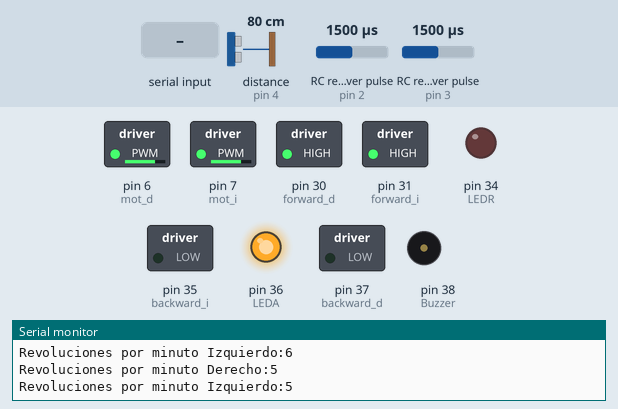
Bench run of a sketch on a simulated Arduino Mega 2560, built with avr-gcc and run on an emulated ATmega2560. Shown: switched loads named in the sketch (green lamp = pin HIGH), output pins drawn as LEDs (lit = HIGH), buzzer (waves = sounding, pin HIGH), the last lines printed to the serial monitor. Wiring (inferred from the names in the program): ultrasonic range finder: trigger pin 5; echo pin 4; 2 × RC receiver channel: data pin 2 / data pin 3. The inputs (shaded band) are chosen by the test bench; at power-on: distance to the obstacle (sensor on pin 4) 80 cm, RC receiver pulse (sensors on pin 3, pin 2) 1500 µs. The echo pulse lasts 58.3 µs per cm; pins used as bus, display or sensor lines are not drawn.

Above: at 1.2 s.
1.3 s: distance to the obstacle (sensor on pin 4) set to 18 cm
At 2.1 s:
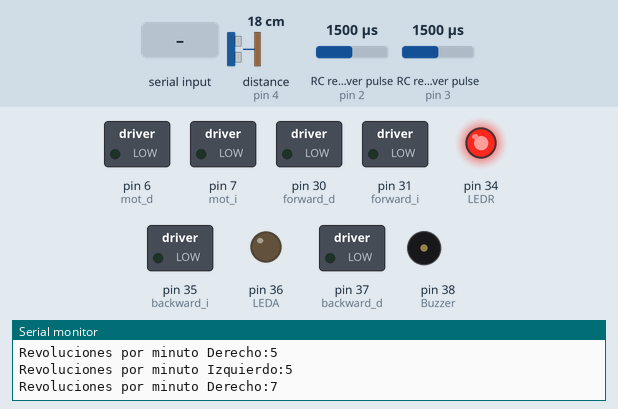
2.8 s: distance to the obstacle (sensor on pin 4) set to 35 cm
At 3.1 s:
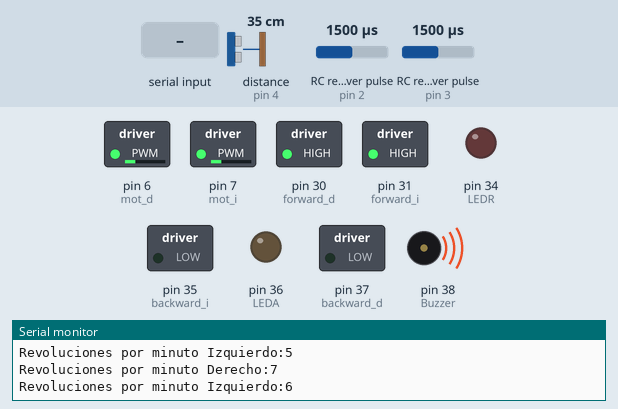
4.3 s: distance to the obstacle (sensor on pin 4) set to 250 cm
At 4.8 s:
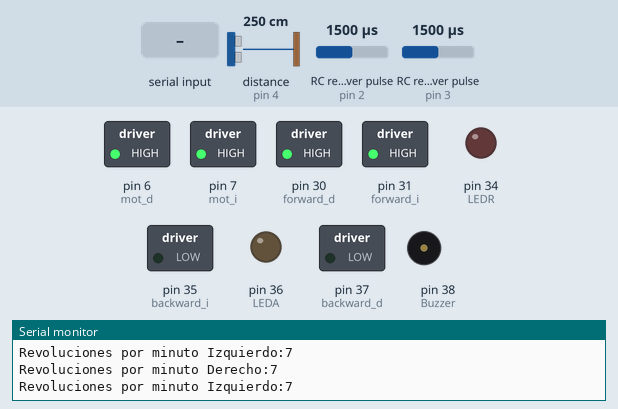
5.8 s: distance to the obstacle (sensor on pin 4) set to 22 cm
At 6.6 s:
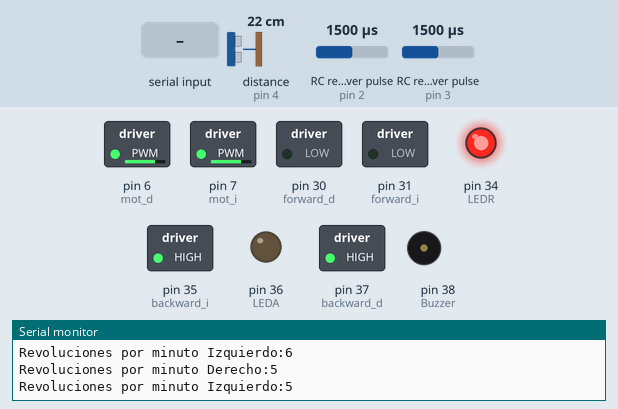
7.3 s: "accion1\n" received over Serial
10.3 s: RC receiver pulse (sensor on pin 3) set to 1020 µs
Timing chart, 0 to 13.3 s (numbered marks = the images above; inputs shaded):
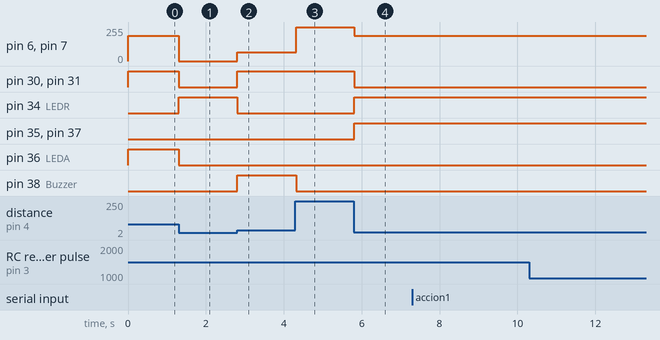

Measured:
- after the input at 1.3 s, pin 6 (mot_d), pin 7 (mot_i): 191/255 → 0/255 at once; pin 30 (forward_d), pin 31 (forward_i), pin 36 (LEDA): HIGH → LOW at once; pin 34 (LEDR): LOW → HIGH at once
- after the input at 2.8 s, pin 6 (mot_d), pin 7 (mot_i): 0/255 → 65/255 at once; pin 30 (forward_d), pin 31 (forward_i), pin 38 (Buzzer): LOW → HIGH at once; pin 34 (LEDR): HIGH → LOW at once
- after the input at 4.3 s, pin 6 (mot_d), pin 7 (mot_i): 65/255 → 255/255 at once; pin 38 (Buzzer): HIGH → LOW at once
- after the input at 5.8 s, pin 6 (mot_d), pin 7 (mot_i): 255/255 → 191/255 at once; pin 30 (forward_d), pin 31 (forward_i): HIGH → LOW at once; pin 34 (LEDR), pin 35 (backward_i), pin 37 (backward_d): LOW → HIGH at once

The sketch:

PruebaFrenadoFinal.ino
```cpp
#include <SoftwareSerial.h>

SoftwareSerial miBT(0,1);   // pin 10 como RX, pin 11 como TX
//Declarando los del ultrasónico
int echo = 4;
int trig = 5;
int t_duration;
int distance;

//Declarando LEDS

int LEDR = 34;
int LEDA = 36;
int Buzzer = 38;


//Vamos con los motores
int mot_d = 6;
int mot_i = 7;
int forward_d = 30;
int forward_i = 31;
int backward_d = 37;
int backward_i = 35;
//Luego los encoders

const int channelPinA = 2;
const int channelPinB = 3;

//Variables para encoder derecho

float PPR = 102;
volatile int ISRCounter_d = 0;
unsigned int pulsos_d = 0;
unsigned long Time_d = 0;
unsigned int RPM_d = 0;

//Variables para encoder izquierdo

volatile int ISRCounter_i = 0;
unsigned int pulsos_i = 0;
unsigned long Time_i = 0;
unsigned int RPM_i = 0;

void setup(/* arguments */) {
  /* code */
  pinMode(trig, OUTPUT);
  pinMode(echo, INPUT);
  pinMode(forward_d, OUTPUT);
  pinMode(forward_i, OUTPUT);
  pinMode(backward_d, OUTPUT);
  pinMode(backward_i, OUTPUT);
  pinMode(LEDR, OUTPUT);
  pinMode(LEDA, OUTPUT);
  pinMode(Buzzer, OUTPUT);

  pinMode(channelPinA, INPUT_PULLUP);
  pinMode(channelPinB, INPUT_PULLUP);
  Serial.begin(9600);
  Serial.println("Listo");  // escribe Listo en el monitor
  miBT.begin(38400);    // comunicacion serie entre Arduino y el modulo a 38400
  attachInterrupt(digitalPinToInterrupt(channelPinA), doEncode_d, CHANGE);
  attachInterrupt(digitalPinToInterrupt(channelPinB), doEncode_i, CHANGE);
  Time_d = millis();
  Time_i = millis();
}


void loop(/* arguments */) {
  /* code */

  //Funcion del Bluetooth
  if (miBT.available())       // si hay informacion disponible desde modulo
  Serial.write(miBT.read());   // lee Bluetooth y envia a monitor serial de Arduino

  if (Serial.available())     // si hay informacion disponible desde el monitor serial
  miBT.write(Serial.read());   // lee monitor serial y envia a Bluetooth

  //Funcion del Sensor Ultrasonico
  digitalWrite(trig, HIGH);
  delay(1);
  digitalWrite(trig, LOW);
  t_duration = pulseIn(echo, HIGH);//funcion que devuelve el valor de tiempo en responder
  distance = 0.01715*t_duration; //distancia del sensor al objeto
  //Serial.print(distance);
  //Serial.println(" cm");

//Lectura de distancias y velocidad del motor

if(millis() - Time_d >=100 && millis() - Time_i >=100){
  // Medicion de velocidad Motor Derecho
    pulsos_d = ISRCounter_d;
    RPM_d = 60*pulsos_d/PPR;

    //Serial.print("Pulsos por segundo A:");
    //Serial.println(pulsos_d);

    Serial.print("Revoluciones por minuto Derecho:");
    Serial.println(RPM_d);
    //se reestablecen los valores
    ISRCounter_d = 0;
    pulsos_d = 0;
    Time_d = millis();


  // Medicion de velocidad Motor Izquierdo
    pulsos_i = ISRCounter_i;
    RPM_i = 60*pulsos_i/PPR;

    //Serial.print("Pulsos por segundo Izquierdo:");
    //Serial.println(pulsos_i);

    Serial.print("Revoluciones por minuto Izquierdo:");
    Serial.println(RPM_i);
    //se reestablecen los valores
    ISRCounter_i = 0;
    pulsos_i = 0;
    Time_i = millis();
}
    if(100<distance ){
        accion(255,255,1,1,0,0,0,0,0);
        //Serial.println("accion1");
    }
    else if(50<distance && distance<= 100){
        accion(191,191,1,1,0,0,1,0,0);
        //Serial.println("accion2");
    }
    else if(40<distance  && distance<=50){
        accion(95,95,1,1,0,0,0,0,1);
        //Serial.println("accion3");
    }
    else if(25<distance  && distance<=40){
        accion(65,65,1,1,0,0,0,0,1);
        //Serial.println("accion4");
    }
    else if(20<distance && distance <=25){
        accion(191,191,0,0,1,1,0,1,0);
        //Serial.println("accion5");
    }
    else{
        accion(0,0,0,0,0,0,0,1,0);
        //Serial.println("accion6");
    }
  if(RPM_d==0 && Time_d > 2000){
    accion(0,0,0,0,0,0,0,1,0);
    delay(500);
  }
  if(RPM_i==0 && Time_i > 2000){
    accion(0,0,0,0,0,0,0,1,0);
    delay(500);
  }
}


void accion(int motD,int motI,int forD,int forI,int backD,int backI,int ledA,int ledD,int bufferr){
    analogWrite(mot_d,motD);
    analogWrite(mot_i,motI);
    digitalWrite(forward_d, forD);
    digitalWrite(forward_i, forI);
    digitalWrite(backward_d, backD);
    digitalWrite(backward_i, backI);
    digitalWrite(LEDA, ledA);
    digitalWrite(LEDR, ledD);
    digitalWrite(Buzzer, bufferr);
}


void doEncode_d()
{
  ISRCounter_d++;
}

void doEncode_i()
{
  ISRCounter_i++;
}
```
